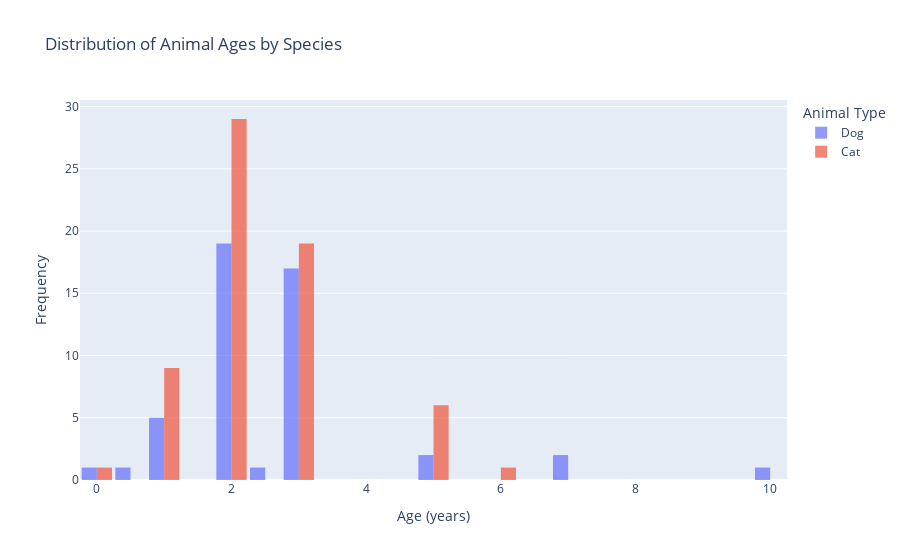

Notebook code cell kept with this figure:
### Markdown cell above
#### Histogram of the age distribution by animal

### Code cell
import plotly.graph_objects as go

# Create separate histograms for cats and dogs
fig = go.Figure()

# for each unique animal in the dataset
for animal in exploded_df.animal.unique():

    # get the data for the animal
    animal_data = exploded_df[exploded_df['animal'] == animal]
    
    # add a histogram to the figure
    fig.add_trace(go.Histogram(
        x=animal_data['age'],
        name=animal.capitalize(),
        nbinsx=20,
        opacity=0.7
    ))

# Customize the layout
fig.update_layout(
    title="Distribution of Animal Ages by Species",
    xaxis_title="Age (years)",
    yaxis_title="Frequency",
    bargap=0.1,  # Add some gap between bars
    barmode='group'  # Group the histograms side by side instead of overlaying
)

# Add a legend
fig.update_layout(legend_title="Animal Type")

# Show the plot
fig.show()

### Figure 1 — Plotly figure (JSON) as saved in the notebook; plotly's stock layout.template omitted (floating-point values rounded to 4 significant figures)
{"data": [{"name": "Dog", "nbinsx": 20, "opacity": 0.7, "type": "histogram", "x": [2, 3, 2, 2, 2, 2, 2, 0.5, 3, 3, 3, 5, 2, 3, 3, 3, 1, 3, 2, 2, 3, 2, 7, 2, 3, 1, 3, 2, 5, 2, 3, 2.5, 1, 1, 3, 0.1, 1, 2, 2, 3, 3, 3, 7, 2, 2, 3, 2, 10, 2]}, {"name": "Cat", "nbinsx": 20, "opacity": 0.7, "type": "histogram", "x": [2, 2, 2, 3, 3, 3, 3, 2, 3, 3, 2, 5, 5, 2, 1, 2, 3, 0.1, 2, 2, 3, 3, 1, 2, 3, 2, 5, 2, 3, 5, 2, 2, 3, 1, 2, 2, 2, 2, 2, 3, 2, 2, 2, 3, 2, 2, 3, 1, 3, 2, 2, 3, 1, 1, 1, 1, 2, 6, 5, 5, 2, 3, 1, 3, 2]}], "layout": {"bargap": 0.1, "barmode": "group", "legend": {"title": {"text": "Animal Type"}}, "title": {"text": "Distribution of Animal Ages by Species"}, "xaxis": {"title": {"text": "Age (years)"}}, "yaxis": {"title": {"text": "Frequency"}}}}
